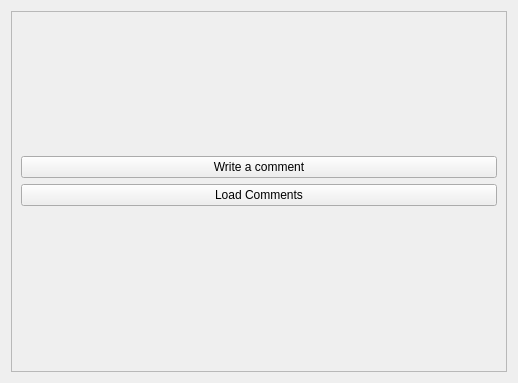
<?xml version="1.0" encoding="UTF-8"?>
<ui version="4.0">
 <class>comment_screen</class>
 <widget class="QWidget" name="comment_screen">
  <property name="geometry">
   <rect>
    <x>0</x>
    <y>0</y>
    <width>518</width>
    <height>383</height>
   </rect>
  </property>
  <property name="windowTitle">
   <string>Form</string>
  </property>
  <layout class="QVBoxLayout" name="verticalLayout">
   <item>
    <widget class="QScrollArea" name="scrollArea">
     <property name="widgetResizable">
      <bool>true</bool>
     </property>
     <widget class="QWidget" name="scrollAreaWidgetContents">
      <property name="geometry">
       <rect>
        <x>0</x>
        <y>0</y>
        <width>494</width>
        <height>359</height>
       </rect>
      </property>
      <layout class="QVBoxLayout" name="verticalLayout_2">
       <item>
        <layout class="QVBoxLayout" name="write_comment_section">
         <property name="bottomMargin">
          <number>20</number>
         </property>
         <item>
          <widget class="QPushButton" name="write_comment_button">
           <property name="text">
            <string>Write a comment</string>
           </property>
          </widget>
         </item>
         <item>
          <layout class="QGridLayout" name="comments_section">
           <item row="1" column="0">
            <widget class="QPushButton" name="comments_button">
             <property name="text">
              <string>Load Comments</string>
             </property>
            </widget>
           </item>
          </layout>
         </item>
        </layout>
       </item>
      </layout>
     </widget>
    </widget>
   </item>
  </layout>
 </widget>
 <resources/>
 <connections/>
</ui>
